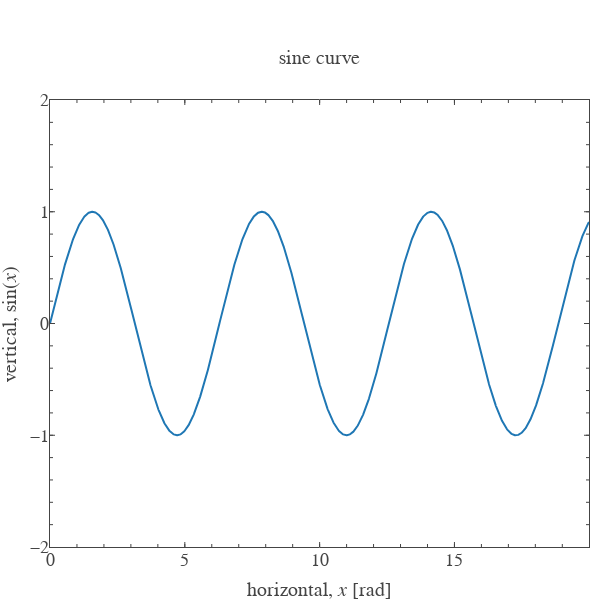

The cell this chart's notebook holds for it:
### Markdown cell above
Note that `tk_plot_utils.plotly.layout` is a [`plotly.graph_objs.Layout`](https://www.programcreek.com/python/example/103216/plotly.graph_objs.Layout) instance.

### Code cell
plt.show(scatter_list)

### Figure 1 — Plotly figure (JSON) as saved in the notebook; plotly's stock layout.template omitted (floating-point values rounded to 4 significant figures; data arrays with more than 128 entries replaced by an {"elided": "..."} marker saying what was removed)
{"data": [{"type": "scatter", "uid": "1fadecc6-1a0f-4581-975e-2afdf6c5bb5e", "x": {"elided": "2000 float values"}, "y": {"elided": "2000 float values"}}, {"type": "scatter", "uid": "ec70c844-8f66-4f54-a590-68ac8f891696", "visible": false, "xaxis": "x101", "yaxis": "y101"}, {"type": "scatter", "uid": "b5d6a3c7-d545-412f-9e92-cffd926117bd", "visible": false, "xaxis": "x201", "yaxis": "y201"}], "layout": {"annotations": [{"font": {"family": "Arial", "size": 20}, "name": "title", "showarrow": false, "text": "sine curve", "x": 0.5, "xanchor": "center", "xref": "paper", "y": 1, "yanchor": "bottom", "yref": "paper", "yshift": 30}], "font": {"family": "Arial", "size": 18}, "height": 600, "margin": {"b": 10, "l": 10, "r": 10}, "titlefont": {"family": "Arial", "size": 20}, "width": 600, "xaxis": {"automargin": true, "dtick": 5, "hoverformat": ".f", "range": [0, 19.99], "showgrid": false, "showline": false, "showticklabels": true, "ticklen": 5, "ticks": "inside", "title": "horizontal, <i>x</i> [rad]", "titlefont": {"family": "Arial", "size": 20}, "zeroline": false}, "xaxis101": {"anchor": "y", "automargin": true, "dtick": 5, "overlaying": "x", "range": [0, 19.99], "scaleanchor": "x", "showgrid": false, "showline": false, "showticklabels": false, "side": "top", "ticklen": 5, "ticks": "inside", "zeroline": false}, "xaxis201": {"anchor": "y", "automargin": true, "dtick": 1, "mirror": "ticks", "overlaying": "x", "range": [0, 19.99], "scaleanchor": "x", "showgrid": false, "showline": true, "showticklabels": false, "ticklen": 3, "ticks": "inside", "zeroline": false}, "yaxis": {"automargin": true, "dtick": 1, "hoverformat": ".f", "range": [-2, 2], "showgrid": false, "showline": false, "showticklabels": true, "ticklen": 5, "ticks": "inside", "title": "vertical, <i></i>sin<i></i>(<i>x</i>)<i></i>", "titlefont": {"family": "Arial", "size": 20}, "zeroline": false}, "yaxis101": {"anchor": "x", "automargin": true, "dtick": 1, "overlaying": "y", "range": [-2, 2], "scaleanchor": "y", "showgrid": false, "showline": false, "showticklabels": false, "side": "right", "ticklen": 5, "ticks": "inside", "zeroline": false}, "yaxis201": {"anchor": "x", "automargin": true, "dtick": 0.2, "mirror": "ticks", "overlaying": "y", "range": [-2, 2], "scaleanchor": "y", "showgrid": false, "showline": true, "showticklabels": false, "ticklen": 3, "ticks": "inside", "zeroline": false}}}
